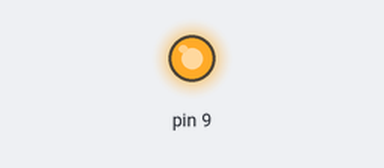
This sketch was run on a simulated Arduino Uno, built with avr-gcc and run on an emulated ATmega328P. Parts: output pins drawn as LEDs (lit = HIGH).

Above: at 1.0 s.
At 2.2 s:
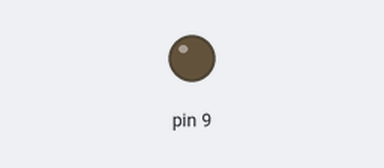
Timing chart, 0 to 3.5 s (numbered marks = the images above):
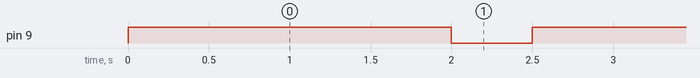

Measured:
- by itself, pin 9: repeats every 1.5 s: LOW 0.50 s, HIGH 1.0 s

The sketch:

sketch_may20a.ino
```cpp
void setup() {
  // put your setup code here, to run once:
pinMode(9, OUTPUT);
}

void loop() {
// put your main code here, to run repeatedly:
digitalWrite(9, HIGH);
delay(1000);
for (int digital = 0; digital < 2147483647; digital++)
{
  int j = 0;
  if (digital % 2 == 0)
  {
    if (j > 256) { j = 0; }
    analogWrite(9, j);
    j++;
    digitalWrite(9, HIGH);
    delay(1000);
  }
  else
  {
    if (j > 256) { j = 0; }
    analogWrite(9, j);
    j++;
    digitalWrite(9, LOW);
    delay(500);
  }
}
}
```
